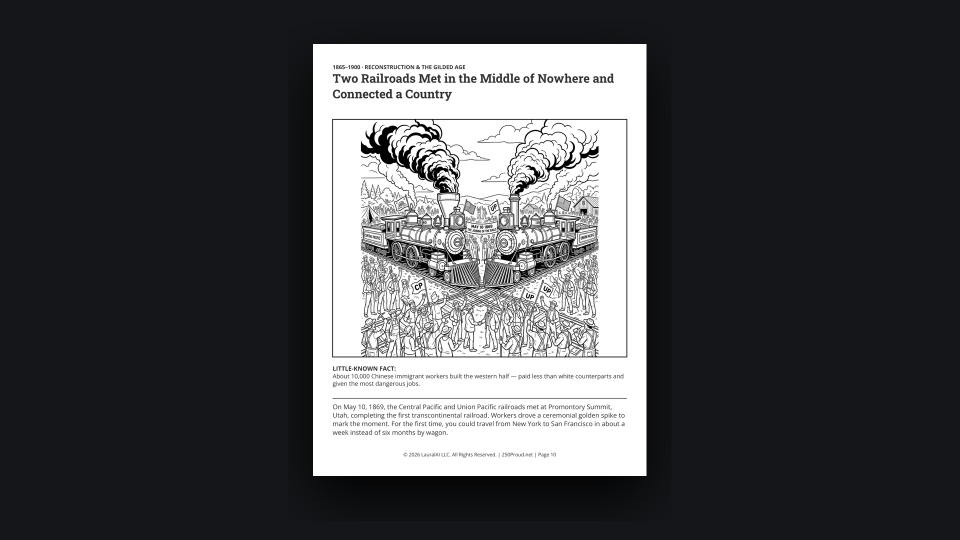
#> input picture coloring_book/video_renders/veo_shot_safe_interior_page9_railroad.png, 1920 x 1080 px (shown at 1/2 size)
$ python -i generate_interior_veo.py   (imports and definitions only)
#> lines starting #> are read from the running program, lines starting #| are printed output that depends on the picture
#> further down, picture is the input picture: PIL image 1920x1080 RGB; mean R, G, B 75, 76.4, 78.5
import os
import fitz  # PyMuPDF
from PIL import Image, ImageDraw, ImageFilter

script_dir = os.path.dirname(os.path.abspath(__file__))
out_dir = os.path.join(script_dir, "video_renders")
pdf_path = os.path.join(script_dir, "250Proud_ColoringBook_2026_v1.pdf")

# Veo background dimensions
W, H = 1920, 1080
NAVY = (20, 22, 25)

def create_shadow(img, offset=(0,40), blur=50, shadow_color=(0,0,0,250)):
#> called with offset = (0, 40), blur = 50, shadow_color = (0, 0, 0, 250)
    shadow = Image.new('RGBA', img.size, shadow_color)
    shadow_mask = img.split()[3] if img.mode == 'RGBA' else Image.new('L', img.size, 255)
#> shadow_mask: PIL image 1920x1080 L; every value is 255
    shadow.putalpha(shadow_mask)
    canvas = Image.new('RGBA', (img.width + abs(offset[0]) + blur*2, img.height + abs(offset[1]) + blur*2), (0,0,0,0))
#> canvas: PIL image 2020x1220 RGBA; every value is 0
    canvas.paste(shadow, (blur + offset[0], blur + offset[1]))
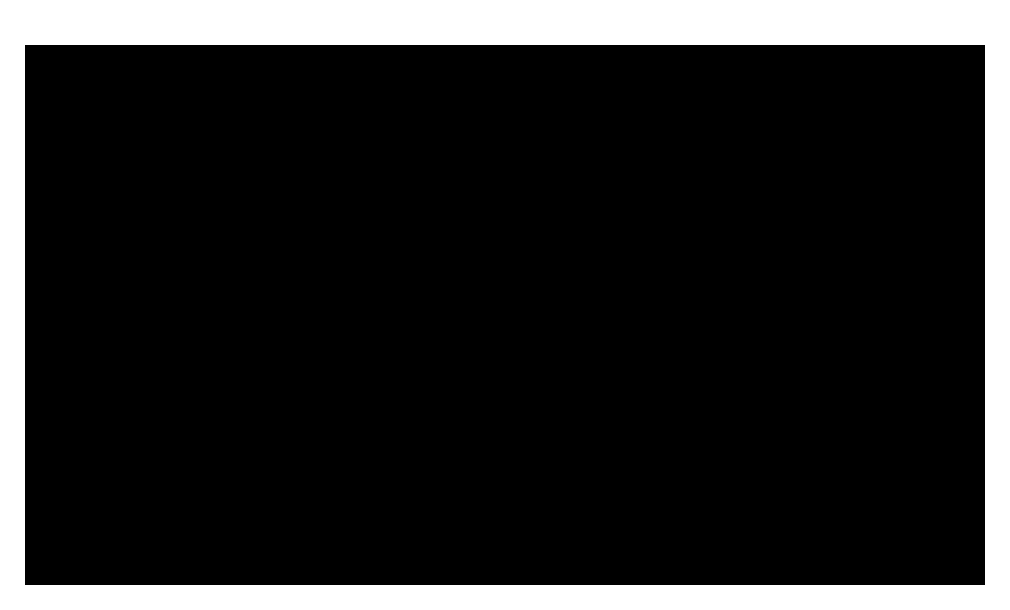
#> canvas: PIL image 2020x1220 RGBA (shown at 1/2 size); mean R, G, B, A 0, 0, 0, 214.6; transparent parts drawn white
    canvas = canvas.filter(ImageFilter.GaussianBlur(blur))
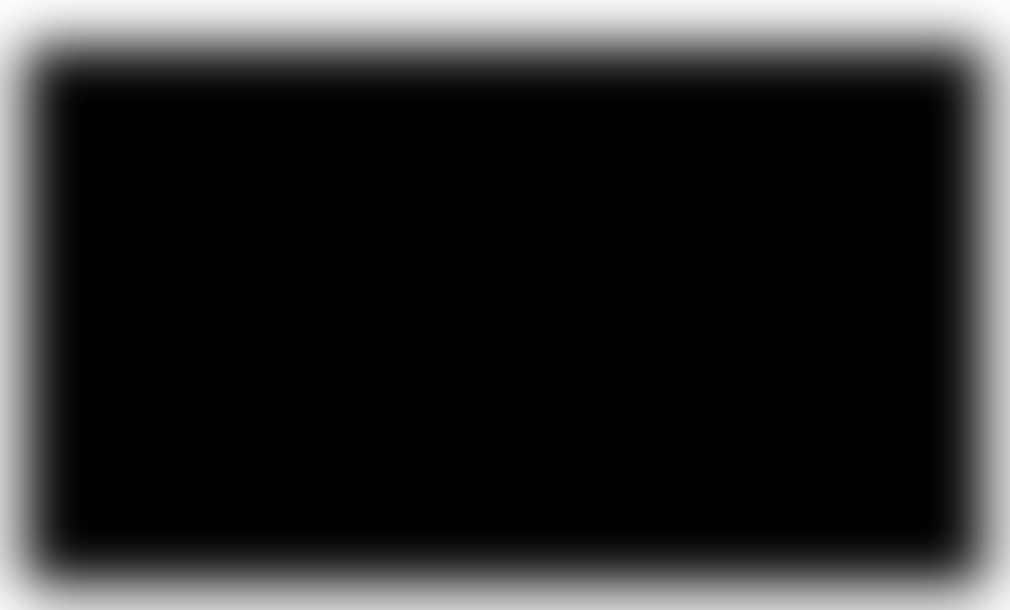
#> canvas: PIL image 2020x1220 RGBA (shown at 1/2 size); mean R, G, B, A 0, 0, 0, 213.1; transparent parts drawn white
    canvas.paste(img, (blur, blur), img if img.mode == 'RGBA' else None)
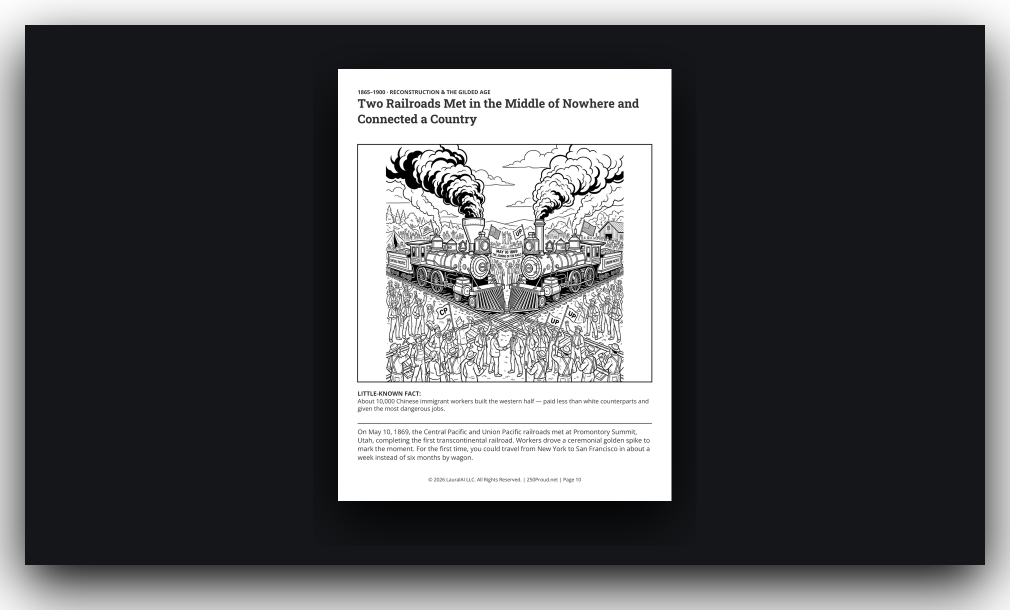
#> canvas: PIL image 2020x1220 RGBA (shown at 1/2 size); mean R, G, B, A 63.1, 64.3, 66, 227.8; transparent parts drawn white
    return canvas

def extract_and_compose(pdf_doc, page_num, out_filename):
    print(f"Extracting page {page_num}...")
    page = pdf_doc.load_page(page_num)
    # Render at 2x dpi for high quality
    pix = page.get_pixmap(matrix=fitz.Matrix(2, 2), alpha=False)

    # Save temp and open w/ PIL
    temp_path = os.path.join(out_dir, "temp.png")
    pix.save(temp_path)

    p_img = Image.open(temp_path).convert("RGBA")

    # Drop onto Veo 16:9 canvas
    target_h = int(H * 0.8) # Keep some breathing room top/bottom
    target_w = int(target_h * (p_img.width / p_img.height))
    p_img_resized = p_img.resize((target_w, target_h), Image.Resampling.LANCZOS)

    bg = Image.new('RGB', (W, H), NAVY)
    composite = create_shadow(p_img_resized)

    bg.paste(composite, ((W - composite.width)//2, (H - composite.height)//2), composite)
    final_out = os.path.join(out_dir, out_filename)
    bg.save(final_out)
    print(f"Saved {final_out}")
    os.remove(temp_path)

# [24 lines not run here, left out]

>>> from PIL import Image
>>> picture = Image.open('video_renders/veo_shot_safe_interior_page9_railroad.png')
>>> result = create_shadow(picture)
